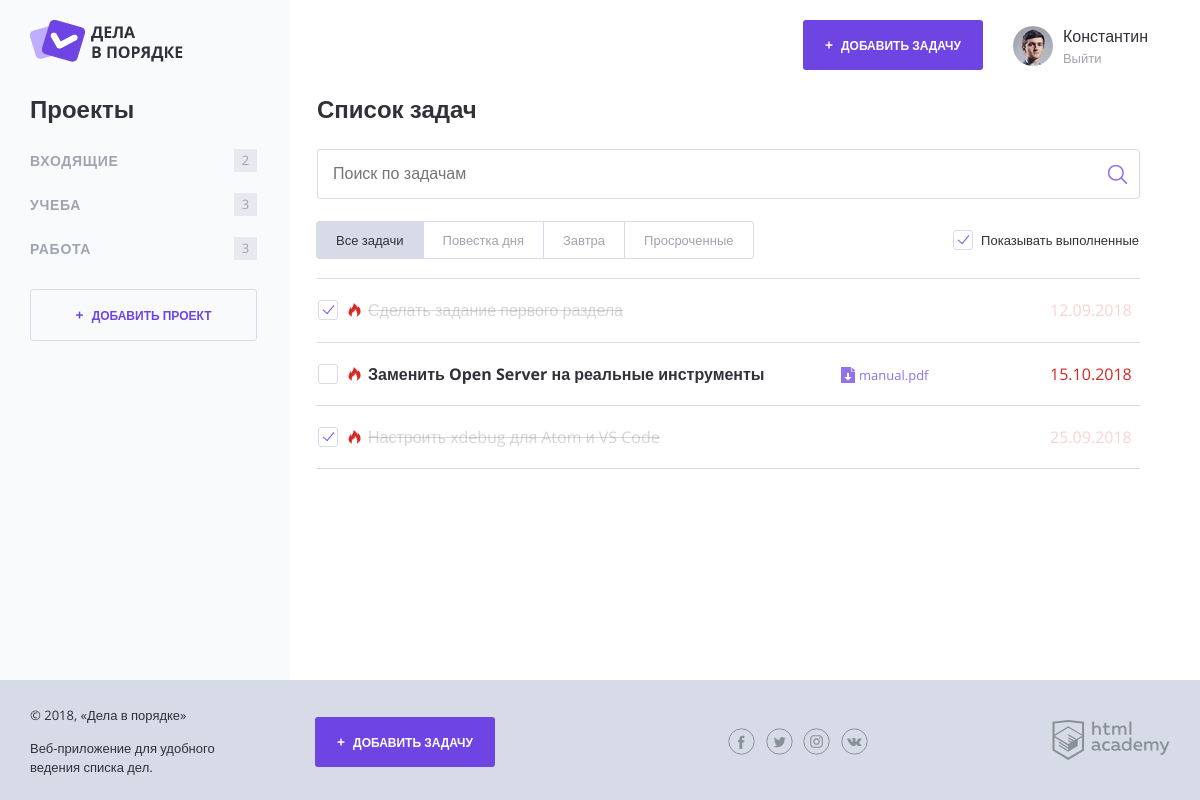
The app's page /index.php?category_id=1 with its own data.
### tables this page shows
CREATE TABLE tasks (
  id                   INT          AUTO_INCREMENT,
  name                 CHAR(255)    NOT NULL,
  category_id          INT          DEFAULT NULL,
  creator_id           INT          NOT NULL,
  creation             DATETIME     NOT NULL DEFAULT CURRENT_TIMESTAMP,
  deadline             DATETIME     DEFAULT NULL,
  attachment_label     CHAR(255)    DEFAULT NULL,
  attachment_filename  CHAR(255)    DEFAULT NULL,
  is_complete          TINYINT(1)   NOT NULL DEFAULT 0,  

  PRIMARY KEY (id),
  INDEX (category_id),
  INDEX (creator_id),
  INDEX (deadline)
);

### utils.php (called while the page is built, shortened)
<?php
  function fillView($viewFilename, $data = []) {
    $viewPath = VIEWS_DIRECTORY_PATH.$viewFilename;
    $view = '';
    if (is_readable($viewPath)) {
      extract($data);
      require_once($viewPath);
      $view = ob_get_clean();
    }
    return $view;
  }
  function shouldHighlightTask($deadline) {
    $deadlineTime = strtotime($deadline);
    $currentTime = time();
    $timeReserveInHours = floor(($deadlineTime - $currentTime) / SECONDS_IN_HOUR);
    return $timeReserveInHours <= TWENTY_FOUR_HOURS;
  }
  function getDateFormatDDMMYYYY($datetime) {
    return date('d.m.Y', strtotime($datetime));
  }

### database-connection-helper.php (called while the page is built, shortened)
<?php
  function compileRequestForTasks($userID) {
    $virtualInbox = VIRTUAL_CATEGORY_ID['inbox'];
    return "SELECT id, name, IFNULL(category_id, '{$virtualInbox}') as category_id,
                    deadline, attachment_label, attachment_filename, is_complete
            FROM tasks
            WHERE creator_id = {$userID}";
  }
  function downloadData($databaseConnection, $requestString) {
    $downloadedData = $databaseConnection->query($requestString);
    $adaptedData = $downloadedData->fetch_all(MYSQLI_ASSOC);
    $adaptedData = convertArrayStringsToNumbers($adaptedData);
    return $adaptedData;
  }
  function convertArrayStringsToNumbers($data) {
    return array_map(function($item) {
      if (is_array($item)) {
        return convertArrayStringsToNumbers($item);
      }
      if (is_numeric($item)) {
        return is_integer($item + 0) ? (integer) $item : (float) $item;
      }
      return $item;
    }, $data);
  }

### templates/content-index.php (the view, shortened to what this page needs)
<main class="content__main">
  <h2 class="content__main-heading">Список задач</h2>
  <form class="search-form" action="index.php" method="post">
    <input class="search-form__input" type="text" name="" placeholder="Поиск по задачам" value="">
    <input class="search-form__submit" type="submit" name="" value="Искать">
  </form>
  <div class="tasks-controls">
    <nav class="tasks-switch">
      <a class="tasks-switch__item tasks-switch__item--active" href="/">Все задачи</a>
      <a class="tasks-switch__item" href="/">Повестка дня</a>
      <a class="tasks-switch__item" href="/">Завтра</a>
      <a class="tasks-switch__item" href="/">Просроченные</a>
    </nav>
    <label class="checkbox">
      <span class="checkbox__text">Показывать выполненные</span>
    </label>
  </div>
  <table class="tasks">
    <?php
      foreach ($tasks as $taskData):
        if (($selectedCategoryID === VIRTUAL_CATEGORY_ID['all'] || $selectedCategoryID === $taskData['category_id']) &&
            (!$taskData['is_complete'] || $shouldShowCompletedTasks)):
    ?>
          <tr class="tasks__item task
                    <?= shouldHighlightTask($taskData['deadline']) ? 'task--important' : ''; ?>
                    <?= $taskData['is_complete'] ? 'task--completed' : ''; ?>">
            <td class="task__select">
              <label class="checkbox task__checkbox">
                <span class="checkbox__text"><?= strip_tags($taskData['name']); ?></span>
              </label>
            </td>
            <td class="task__file">
              <?php if (isset($taskData['attachment_label'])): ?>
                <a class="download-link" href="attachments/<?= $taskData['attachment_filename']; ?>">
                  <?= $taskData['attachment_label']; ?>
                </a>
              <?php endif; ?>
            </td>
            <td class="task__date"><?= getDateFormatDDMMYYYY($taskData['deadline']); ?></td>
          </tr>
    <?php
        endif;
      endforeach;
    ?>
  </table>
</main>

### css/style.css (style rules this page uses)
html, body { height: 100%; }
body { position: relative; min-width: 1180px; font-size: 16px; font-family: "OpenSans", sans-serif; color: #31313a; }
a { text-decoration: none; }
.content__main { flex-grow: 1; padding: 0 30px 0 27px; }
.content__main-heading { margin: 0; margin-bottom: 25px; }
.search-form { position: relative; margin-bottom: 23px; }
.search-form__input { box-sizing: border-box; width: 100%; padding: 15px; border: 1px solid #d7dbe8; border-radius: 3px; }
.search-form__submit { position: absolute; top: 11px; right: 8px; width: 30px; height: 30px; font-size: 0; background: transparent url("../img/search.png") no-repeat 50% 50%; border: 0; }
.tasks-controls { display: flex; justify-content: space-between; align-items: center; margin-bottom: 19px; font-size: 13px; }
.tasks-controls .checkbox .checkbox__text { padding-top: 3px; padding-bottom: 3px; }
.tasks-switch { display: inline-flex; flex-wrap: nowrap; font-size: 13px; }
.tasks-switch__item:first-child { border-top-left-radius: 3px; border-bottom-left-radius: 3px; }
.tasks-switch__item:last-child { border-top-right-radius: 3px; border-bottom-right-radius: 3px; }
.tasks-switch__item { position: relative; display: flex; margin: -1px 0 0 -1px; padding: 9px 19px; line-height: 1.4; color: #9fa4af; white-space: nowrap; background-color: #ffffff; border: 1px solid #d7dbe8; }
.tasks-switch__item--active { color: #31313a; background-color: #d7dbe8; border-color: #d7dbe8; }
.checkbox { position: relative; display: inline-block; vertical-align: top; border: 1px solid transparent; }
.checkbox__input:checked + .checkbox__text::before { border: 1px solid #d7dbe8; }
.checkbox__input:checked + .checkbox__text::after { display: block; }
.checkbox__text { position: relative; display: block; padding: 1px 0 1px 28px; }
.checkbox__text::before { content: ""; position: absolute; top: 0; left: 0; width: 18px; height: 18px; border: 1px solid #d7dbe8; border-radius: 3px; }
.checkbox__text::after { content: ""; position: absolute; top: 5px; left: 5px; display: none; width: 10px; height: 5px; border-bottom: 1px solid #7f5be5; border-left: 1px solid #7f5be5; transform: rotate(-50deg); }
.tasks { width: 100%; border-collapse: collapse; }
.tasks__item:first-child td { border-top: 1px solid #d7dbe8; }
.tasks__item td { padding: 20px 0; border-bottom: 1px solid #d7dbe8; }
.task__checkbox .checkbox__input + .checkbox__text { font-weight: bold; }
.task--completed .checkbox__input + .checkbox__text { font-weight: normal; text-decoration: line-through; }
.task--completed .task__select .checkbox__text { color: rgba(49, 49, 58, 0.2); }
.task--completed .task__file, .task--completed .task__date { opacity: 0.2; }
.task--important .task__date { color: #d82727; }
.task--important .task__select .task__checkbox::before { content: ""; position: absolute; top: 3px; left: 30px; width: 13px; height: 14px; background: url("../img/fire.png") no-repeat 0 0; }
.task--important .task__select .checkbox__text { padding-left: 50px; }
.task__select { position: relative; width: 476px; }
.task__file { width: 190px; }
.task__date { width: 80px; }
.download-link { position: relative; padding-left: 18px; font-size: 13px; color: #9172e9; text-decoration: none; }
.download-link::before { content: ""; position: absolute; top: 1px; left: 0; width: 14px; height: 16px; background: url("../img/download-link.png") no-repeat; }

### records on screen
tasks: name "Сделать задание первого раздела", deadline "12.09.2018"
tasks: name "Заменить Open Server на реальные инструменты", attachment_label "manual.pdf", deadline "15.10.2018"
tasks: name "Настроить xdebug для Atom и VS Code", deadline "25.09.2018"

### other values on screen
strip_tags('Константин') "Константин"
strip_tags($categoryData['name']) "ВХОДЯЩИЕ"
$categoryData['tasks_included'] "2"
strip_tags($categoryData['name']) "УЧЕБА"
$categoryData['tasks_included'] "3"
strip_tags($categoryData['name']) "РАБОТА"
